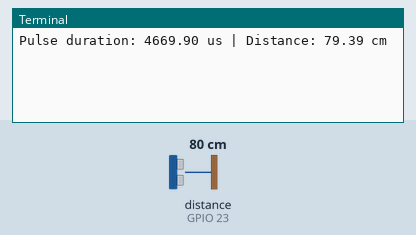
The program below on a simulated Raspberry Pi (BCM pin numbers). On the bench: the last lines printed to the terminal. Inputs (shaded band) come from the test bench; at power-on: distance to the obstacle (sensor on GPIO 23) 80 cm. The echo pulse lasts 58.3 µs per cm; the clock reads 2024-03-15 10:24:30 at power-on unless the program sets it.

Above: at 1.2 s.
1.3 s: distance to the obstacle (sensor on GPIO 23) set to 2 cm
At 1.3 s:
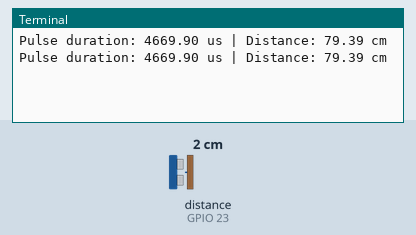
2.8 s: distance to the obstacle (sensor on GPIO 23) set to 4 cm
At 4.3 s:
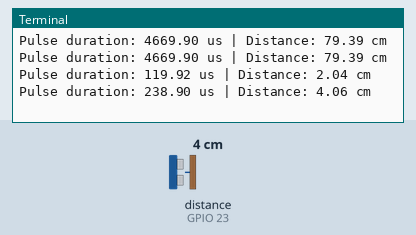
Timing chart, 0 to 5.8 s (numbered marks = the images above; inputs shaded):
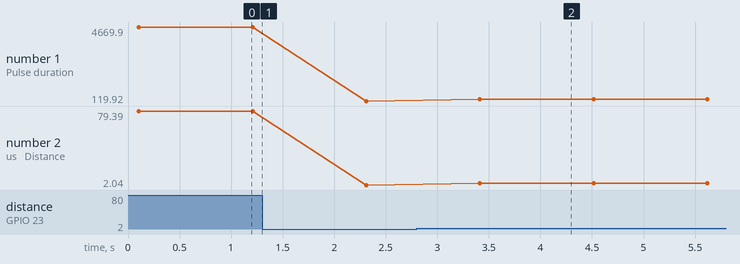

The program:

hc_sr04_basic.py
```python
#!/usr/bin/env python3
# -*- coding: utf-8 -*-
"""
Filename: hc_sr04.py
Author: Manuel Caballero
Date: 08/December/2025
Version: 08/December/2025 The ORIGIN
Description:
    This script demonstrates how to work with the external ultrasonic sensor HC-SR04.
    A new measurement is triggered every second.

    Follow me!:
	- GitHub:  https://github.com/AqueronteBlog
    - YouTube: https://www.youtube.com/user/AqueronteBlog
    - X:       https://x.com/aqueronteblog

License: MIT License
Contact: aqueronteblog@gmail.com
Dependencies: RPi.GPIO, time
"""
#!/usr/bin/env python3
import RPi.GPIO as GPIO
import time

# Configuration (BCM pins)
TRIG = 24               # Trigger pin connected to GPIO 24
ECHO = 23               # Echo pin connected to GPIO 23

def measure_distance():
    # Send a short pulse to trigger the sensor
    GPIO.output(TRIG, GPIO.LOW)     # Ensure the trigger is low before starting
    time.sleep(0.1)                 # Wait a moment for a stable low signal
    GPIO.output(TRIG, GPIO.HIGH)    # Trigger the sensor
    time.sleep(0.00001)             # Keep the trigger high for 10 microseconds
    GPIO.output(TRIG, GPIO.LOW)     # Turn the trigger back to low

    # Wait for the Echo pin to return to HIGH
    while GPIO.input(ECHO) == GPIO.LOW:
        pulse_start = time.time()   # Record the time when the pulse starts

    while GPIO.input(ECHO) == GPIO.HIGH:
        pulse_end = time.time()     # Record the time when the pulse ends

    # Calculate distance in centimeters
    pulse_duration = (pulse_end - pulse_start) * 1000000.0  # from s to us
    distance = pulse_duration * (17.0/ 1000.0)              # Speed of sound is 340 m/s, Range = Echo(us)*velocity/2
                                                            # Range = Echo(us)*(0.034/2)cm/us = Echo(us)*0.017cm/us = Echo(us)*(17/1000)cm/us

    return pulse_duration, distance

# main
def main():
    GPIO.cleanup()              # Reset GPIO
    GPIO.setmode(GPIO.BCM)      # Use Broadcom pin numbering

    GPIO.setup(TRIG, GPIO.OUT)  # Set the Trigger pin as an output
    GPIO.setup(ECHO, GPIO.IN)   # Set the Echo pin as an input

    GPIO.output(TRIG, GPIO.LOW) # HC-SR04 protocol reset

    try:
        while True:
            pulse_duration, distance = measure_distance()
            print(f"Pulse duration: {pulse_duration:.2f} us | Distance: {distance:.2f} cm")
            time.sleep(1)       # Wait for 1 second before the next measurement
    except KeyboardInterrupt:
        print("Measurement stopped by User")
        GPIO.cleanup()          # Clean up GPIO when exiting


if __name__ == "__main__":
    main()
```

Measured:
- after the input at 2.8 s, the terminal: prints a new line after 0.61 s (image 2)
- plotted number 1: 4669.9 → 119.92 after the input at 1.3 s, 119.92 → 238.9 after the input at 2.8 s
- plotted number 2: 79.39 → 2.04 after the input at 1.3 s, 2.04 → 4.06 after the input at 2.8 s
